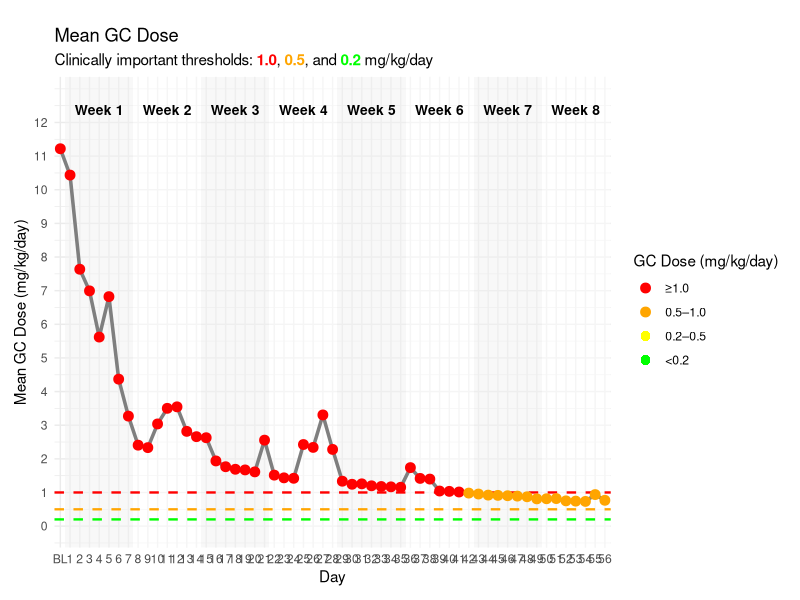

The R script that drew this image:
# ---- Load Libraries ----
packages <- c("tidyverse", "ggplot2", "dplyr", "scales", "ggtext")
installed <- packages %in% installed.packages()[, "Package"]
if (any(!installed)) install.packages(packages[!installed])
lapply(packages, library, character.only = TRUE)

# ---- Load and Preprocess Data ----
df <- read.csv("202505/WW_GCdose.csv") %>%
  filter(grepl("Baseline|Week", AVISIT)) %>%
  mutate(
    AVISITW = AVISIT,
    AVISITWN = AVISITN,
    AVISIT = ifelse(ASTDY == 0, AVISIT, paste0("Week ", AVISITN, "(Day ", ASTDY, ")")),
    AVISITN = ASTDY,
    AVISIT = fct_reorder(factor(AVISIT), AVISITN)
  )

# ---- Compute Mean Dose ----
mmean_data <- df %>%
  group_by(AVISITN, AVISIT) %>%
  summarise(mean_dose = mean(AVAL1), .groups = "drop") %>%
  mutate(
    threshold_color = case_when(
      mean_dose < 0.2 ~ "<0.2",
      mean_dose < 0.5 ~ "0.2–0.5",
      mean_dose < 1.0 ~ "0.5–1.0",
      TRUE ~ "≥1.0"
    ),
    threshold_color = factor(threshold_color, levels = c("<0.2", "0.2–0.5", "0.5–1.0", "≥1.0")),
    axis_label = ifelse(AVISITN == 0, "BL", as.character(AVISITN))
  )

mmean_data$axis_label <- factor(mmean_data$axis_label, levels = unique(mmean_data$axis_label))

# ---- Dummy Points for Legend ----
dummy_points <- data.frame(
  axis_label = "BL",
  mean_dose = NA_real_,
  threshold_color = factor(c("<0.2", "0.2–0.5", "0.5–1.0", "≥1.0"),
                           levels = levels(mmean_data$threshold_color))
)

# ---- Week Labels & Positions ----
week_labels <- mmean_data %>%
  filter(AVISITN != 0) %>%
  mutate(week = ceiling(AVISITN / 7)) %>%
  group_by(week) %>%
  summarise(
    week_label = paste0("Week ", unique(week)),
    start_day = min(AVISITN),
    end_day = max(AVISITN),
    .groups = "drop"
  ) %>%
  mutate(
    start_label = as.character(start_day),
    end_label = as.character(end_day),
    start_pos = match(start_label, levels(mmean_data$axis_label)),
    end_pos = match(end_label, levels(mmean_data$axis_label)),
    center_pos = (start_pos + end_pos) / 2
  )

# ---- Week Shading Rectangles ----
week_shading <- week_labels %>%
  mutate(
    xmin = start_pos - 0.5,
    xmax = end_pos + 0.5,
    fill_color = rep(c("gray95", "white"), length.out = n())
  )

# ---- Plot ----
mean_gc_dose_plot <- ggplot(mmean_data, aes(x = axis_label, y = mean_dose, group = 1)) +
  
  # Background shading
  geom_rect(
    data = week_shading,
    aes(xmin = xmin, xmax = xmax, ymin = -Inf, ymax = Inf),
    fill = week_shading$fill_color,
    inherit.aes = FALSE,
    alpha = 0.5
  ) +
  
  # Threshold lines
  geom_hline(yintercept = c(0.2, 0.5, 1.0),
             linetype = "dashed",
             color = c("green", "orange", "red"),
             linewidth = 0.8) +
  
  # Dose line and points
  geom_line(color = "grey50", linewidth = 1.2) +
  geom_point(aes(color = threshold_color), size = 3) +
  geom_point(
    data = dummy_points,
    aes(x = axis_label, y = mean_dose, color = threshold_color),
    size = 3, shape = 16
  ) +
  
  # Week labels
  geom_text(
    data = week_labels,
    aes(x = center_pos, y = max(mmean_data$mean_dose, na.rm = TRUE) + 1, label = week_label),
    vjust = 0,
    size = 3.5,
    fontface = "bold"
  ) +
  
  # Colors for thresholds
  scale_color_manual(
    values = c("<0.2" = "green", "0.2–0.5" = "yellow", "0.5–1.0" = "orange", "≥1.0" = "red"),
    name = "GC Dose (mg/kg/day)",
    guide = guide_legend(reverse = TRUE),
    drop = FALSE,
    na.translate = TRUE
  ) +
  
  # Y-axis
  scale_y_continuous(
    breaks = seq(0, max(mmean_data$mean_dose, na.rm = TRUE) + 1, by = 1)
  ) +
  
  # Labels and layout
  labs(
    title = "Mean GC Dose",
    subtitle = "Clinically important thresholds: <span style='color:red'><b>1.0</b></span>, <span style='color:orange'><b>0.5</b></span>, and <span style='color:green'><b>0.2</b></span> mg/kg/day",
    x = "Day",
    y = "Mean GC Dose (mg/kg/day)"
  ) +
  coord_cartesian(ylim = c(0, max(mmean_data$mean_dose, na.rm = TRUE) + 1.5)) +
  theme_minimal() +
  theme(
    axis.text.x = element_text(angle = 0, hjust = 0.5),
    plot.subtitle = element_markdown(),
    legend.position = "right",
    plot.margin = margin(t = 20, r = 10, b = 10, l = 10)
  )

# ---- Display Plot ----
mean_gc_dose_plot
